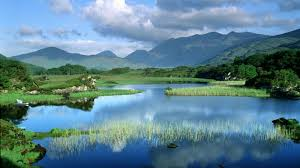
#> input picture village.jpeg, 300 x 168 px
$ jupyter execute assignment5.ipynb
#> lines starting #> are read from the running program, lines starting #| are printed output that depends on the picture; after the words box and inside, x2 and y2 are one past the last pixel; in counts of white or black regions, pixels touching at a corner belong together
[cell 1]
import cv2
import matplotlib.pyplot as plt
import numpy as np

[cell 2]
bgr_img = cv2.imread('village.jpeg')
#> bgr_img is the input picture: shape (168, 300, 3); mean B, G, R 143.8, 130.2, 92.9
rgb_img = cv2.cvtColor(bgr_img, cv2.COLOR_BGR2RGB)
plt.imshow(rgb_img)

[cell 3]
gray_img = cv2.cvtColor(bgr_img, cv2.COLOR_BGR2GRAY)
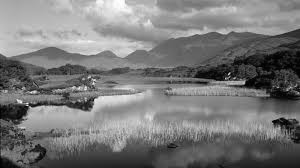
#> gray_img: shape (168, 300); min 0, max 254, mean 120.6
plt.imshow(gray_img, cmap='gray')

[cell 4]
pixel_list = []
for i in range(gray_img.shape[0]):
    for j in range(gray_img.shape[1]):
        pixel_list.append(np.binary_repr(gray_img[i, j], width=8))
#> after the loop, pixel_list = 50400 items

[cell 5]
eight_bit = np.reshape(np.array([int(pixel[0])for pixel in pixel_list], dtype=np.uint8)*2**7, newshape=gray_img.shape)
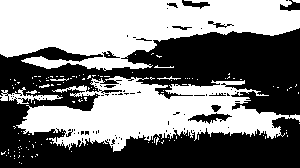
#> eight_bit: shape (168, 300); values 0 (black) and 128 (white), 49.9% white; 136 white regions (128 under 20 px), largest, box (x1, y1, x2, y2) and area: (0, 0, 300, 71) 13773, (16, 76, 300, 152) 10563, (0, 87, 63, 104) 351
seven_bit = np.reshape(np.array([int(pixel[1])for pixel in pixel_list], dtype=np.uint8)*2**6, newshape=gray_img.shape)
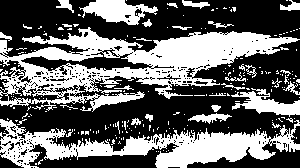
#> seven_bit: shape (168, 300); values 0 (black) and 64 (white), 40.5% white; 233 white regions (201 under 20 px), largest, box (x1, y1, x2, y2) and area: (0, 27, 300, 112) 10218, (0, 119, 300, 168) 6124, (79, 0, 158, 25) 1069
six_bit = np.reshape(np.array([int(pixel[2])for pixel in pixel_list], dtype=np.uint8)*2**5, newshape=gray_img.shape)
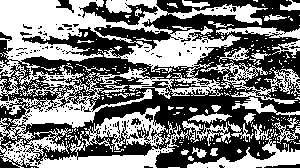
#> six_bit: shape (168, 300); values 0 (black) and 32 (white), 48.1% white; 308 white regions (274 under 20 px), largest, box (x1, y1, x2, y2) and area: (0, 0, 268, 168) 17622, (187, 124, 300, 168) 1297, (200, 60, 300, 104) 1165

[cell 6]
fig, ax = plt.subplots(1, 3, figsize=(14, 6))
ax[0].imshow(eight_bit, cmap='gray')
ax[1].imshow(seven_bit, cmap='gray')
ax[2].imshow(six_bit, cmap='gray')
plt.show()

[cell 7]
import numpy as np
import matplotlib.pyplot as plt

[cell 8]
x = [[[1,2,3],[4,5,6],[7,8,9]],[[10,11,12],[13,14,15],[16,17,18]],[[19,20,21],[22,23,24],[25,26,27]]]
y = np.array(x)

[cell 9]
y.shape
#> Out = (3, 3, 3)

[cell 10]
z = np.log(1+y)
z.shape
#> Out = (3, 3, 3)

[cell 11]
x = np.ones((3, 3))
#> x = [[1, 1, 1], [1, 1, 1], [1, 1, 1]]
y = np.ones((3, 3)) * 2
#> y = [[2, 2, 2], [2, 2, 2], [2, 2, 2]]

[cell 12]
np.sum(x*y)
#> Out = 18
